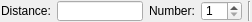
<?xml version="1.0" encoding="UTF-8"?>
<ui version="4.0" stdsetdef="1">
  <resources><include location="../../../res/extui/extui.qrc"/></resources><author></author>
  <comment></comment>
  <exportmacro></exportmacro>
  <class>QG_LineParallelOptions</class>
  <widget class="QWidget" name="QG_LineParallelOptions">
    <property name="geometry">
      <rect>
        <x>0</x>
        <y>1</y>
        <width>252</width>
        <height>22</height>
      </rect>
    </property>
    <property name="sizePolicy">
      <sizepolicy>
        <hsizetype>4</hsizetype>
        <vsizetype>5</vsizetype>
        <horstretch>0</horstretch>
        <verstretch>0</verstretch>
      </sizepolicy>
    </property>
    <property name="minimumSize">
      <size>
        <width>200</width>
        <height>22</height>
      </size>
    </property>
    <property name="maximumSize">
      <size>
        <width>280</width>
        <height>22</height>
      </size>
    </property>
    <property name="windowTitle">
      <string>Line Parallel Options</string>
    </property>
    <layout class="QHBoxLayout">
      <property name="margin">
        <number>1</number>
      </property>
      <item>
        <widget class="QLabel" name="lDist">
          <property name="sizePolicy">
            <sizepolicy>
              <hsizetype>1</hsizetype>
              <vsizetype>0</vsizetype>
              <horstretch>0</horstretch>
              <verstretch>0</verstretch>
            </sizepolicy>
          </property>
          <property name="text">
            <string>Distance:</string>
          </property>
          <property name="wordWrap">
            <bool>false</bool>
          </property>
        </widget>
      </item>
      <item>
        <widget class="QLineEdit" name="leDist">
          <property name="sizePolicy">
            <sizepolicy>
              <hsizetype>5</hsizetype>
              <vsizetype>0</vsizetype>
              <horstretch>0</horstretch>
              <verstretch>0</verstretch>
            </sizepolicy>
          </property>
          <property name="toolTip" stdset="0">
            <string>Distance to original entity</string>
          </property>
        </widget>
      </item>
      <item>
        <widget class="QLabel" name="lNumber">
          <property name="sizePolicy">
            <sizepolicy>
              <hsizetype>1</hsizetype>
              <vsizetype>0</vsizetype>
              <horstretch>0</horstretch>
              <verstretch>0</verstretch>
            </sizepolicy>
          </property>
          <property name="text">
            <string>Number:</string>
          </property>
          <property name="wordWrap">
            <bool>false</bool>
          </property>
        </widget>
      </item>
      <item>
        <widget class="QSpinBox" name="sbNumber">
          <property name="minimum">
            <number>1</number>
          </property>
          <property name="toolTip" stdset="0">
            <string>Number of parallels to create</string>
          </property>
        </widget>
      </item>
      <item>
        <widget class="Line" name="sep1">
          <property name="sizePolicy">
            <sizepolicy>
              <hsizetype>0</hsizetype>
              <vsizetype>1</vsizetype>
              <horstretch>0</horstretch>
              <verstretch>0</verstretch>
            </sizepolicy>
          </property>
          <property name="frameShape">
            <enum>QFrame::VLine</enum>
          </property>
          <property name="frameShadow">
            <enum>QFrame::Sunken</enum>
          </property>
        </widget>
      </item>
    </layout>
  </widget>
  <layoutdefault spacing="6" margin="11"/>
  <connections>
    <connection>
      <sender>leDist</sender>
      <signal>textChanged(QString)</signal>
      <receiver>QG_LineParallelOptions</receiver>
      <slot>updateDist(QString)</slot>
    </connection>
    <connection>
      <sender>sbNumber</sender>
      <signal>valueChanged(int)</signal>
      <receiver>QG_LineParallelOptions</receiver>
      <slot>updateNumber(int)</slot>
    </connection>
  </connections>
</ui>
